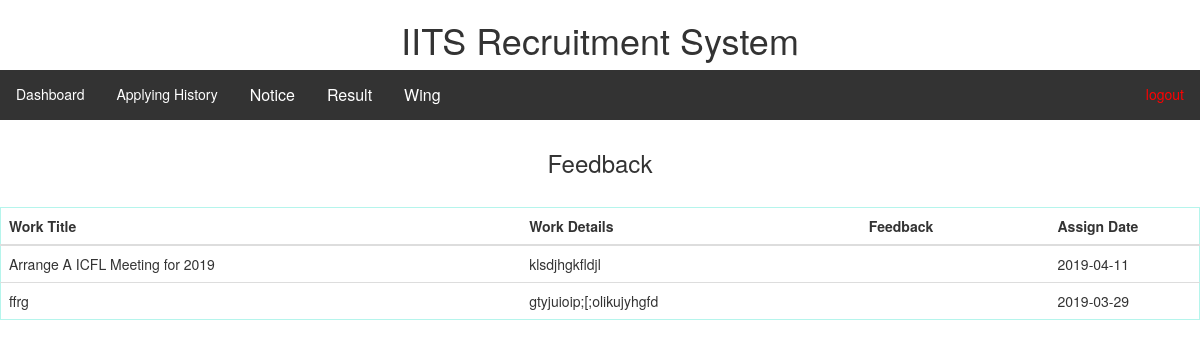
The page /getfeed.php?id=1520301323 (signed in) on the database its author committed.
### tables this page shows
CREATE TABLE `work` (
  `id` int(11) NOT NULL,
  `name` varchar(200) NOT NULL,
  `details` varchar(200) NOT NULL,
  `feed` varchar(1200) NOT NULL,
  `feed_status` tinyint(1) NOT NULL,
  `date` date NOT NULL,
  `stuid` int(11) NOT NULL
);

### getfeed.php (the view, shortened to what this page needs)
<?php
 include 'header/admin-header.php';
?>
<?php
include 'dbcon.php';
$id = $_GET['id'];
$sql = "SELECT * FROM `work` WHERE `stuid`='$id' ORDER BY date desc";
$qry = mysqli_query($connection, $sql);
?>
<center><div style="margin-top: 30px"><h3>Feedback</h3></div></center>
<div style="width: 1200px; margin: 0 auto; margin-top: 30px">
	<table style="border: 1px solid #b5f5ec" class="table">
		<thead>
			<tr>
				<th>Work Title</th>
				<th>Work Details</th>
				<th>Feedback</th>
				<th>Assign Date</th>
			</tr>
			<?php
				if($qry){
			if (mysqli_num_rows($qry) > 0) {
		                while ($row = mysqli_fetch_assoc($qry)) {
		                	?>
			<tr>
				<td><?php echo $row['name']?></td>
				<td><?php echo $row['details']?></td>
				<td><?php echo $row['feed']?></td>
				<td style="width: 150px"><?php echo $row['date']?></td>
			</tr>
        	<?php
        }
    }
}
        	?>
		</thead>
	</table>
</div>

### rows shown on the page
work: name "Arrange A ICFL Meeting for 2019", details "klsdjhgkfldjl", date "2019-04-11"
work: name "ffrg", details "gtyjuioip;[;olikujyhgfd", date "2019-03-29"
